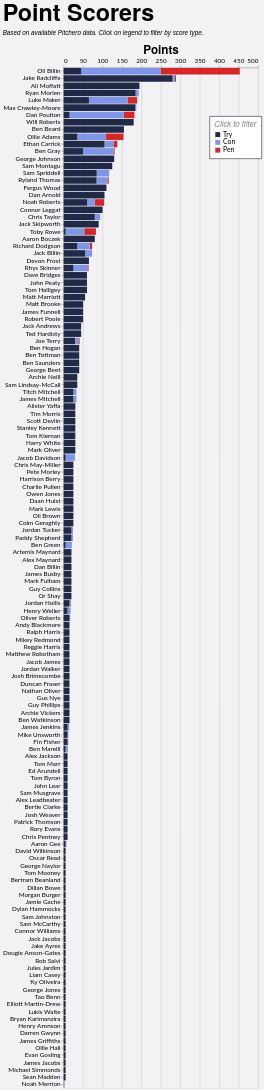

This figure's Vega-Lite source:
### Vega-Lite specification from a JSON file in a GitHub repository (floating-point values rounded to 4 significant figures; data arrays with more than 128 entries replaced by an {"elided": "..."} marker saying what was removed)
{"config": {"axis": {"labelFont": "Lato, sans-serif", "titleFont": "PT Sans Narrow, Helvetica Neue, Helvetica, Arial, sans-serif", "labelFontSize": 13, "titleFontSize": 24, "gridColor": "#202947", "gridOpacity": 0.2}, "header": {"labelFont": "PT Sans Narrow, Helvetica Neue, Helvetica, Arial, sans-serif", "titleFont": "PT Sans Narrow, Helvetica Neue, Helvetica, Arial, sans-serif", "labelFontSize": 24, "titleFontSize": 28, "labelFontWeight": "bold", "orient": "left"}, "legend": {"labelFont": "Lato, sans-serif", "titleFont": "PT Sans Narrow, Helvetica Neue, Helvetica, Arial, sans-serif", "labelFontSize": 14, "titleFontSize": 16, "titlePadding": 5, "fillColor": "white", "strokeColor": "black", "padding": 10, "titleFontWeight": "lighter", "titleFontStyle": "italic", "titleColor": "gray", "offset": 10}, "title": {"font": "PT Sans Narrow, Helvetica Neue, Helvetica, Arial, sans-serif", "fontSize": 48, "fontWeight": "bold", "anchor": "start", "align": "center", "titlePadding": 20, "subtitlePadding": 10, "subtitleFontSize": 13, "subtitleColor": "", "subtitleFontStyle": "italic", "offset": 15, "color": "black"}, "axisX": {"labelAngle": 0}, "facet": {"title": null, "header": null, "align": {"row": "each", "column": "each"}}, "resolve": {"scale": {"y": "independent", "facet": "independent"}}, "background": "#f2f1f4"}, "data": {"name": "data-a9abc47e34d0115e742c96864ddf5158"}, "mark": {"type": "bar"}, "encoding": {"color": {"field": "event", "legend": {"legendX": 300, "legendY": 100, "orient": "none", "title": "Click to filter"}, "scale": {"domain": ["Try", "Con", "Pen"], "range": ["#202946", "#7d96e8", "#d62728"]}, "type": "nominal"}, "order": {"field": "event_sort", "sort": "ascending", "type": "quantitative"}, "tooltip": [{"field": "player", "title": "Player", "type": "nominal"}, {"field": "event", "title": "Type", "type": "nominal"}, {"aggregate": "sum", "field": "count", "title": "Count", "type": "quantitative"}, {"aggregate": "sum", "field": "Points", "title": "Points", "type": "quantitative"}, {"aggregate": "sum", "field": "A", "title": "Games", "type": "quantitative"}], "x": {"aggregate": "sum", "axis": {"orient": "top", "title": "Points"}, "field": "Points", "type": "quantitative"}, "y": {"field": "player", "sort": "-x", "title": null, "type": "nominal"}}, "height": {"step": 15}, "params": [{"name": "param_1", "select": {"type": "point", "fields": ["event"]}, "bind": "legend"}], "title": {"text": "Point Scorers", "subtitle": "Based on available Pitchero data. Click on legend to filter by score type."}, "transform": [{"filter": {"param": "param_1"}}, {"calculate": "datum.event == 'Try' ? 1 : datum.event == 'Con' ? 2 : datum.event == 'Pen' ? 3 : 4", "as": "event_sort"}], "width": 400, "$schema": "https://vega.github.io/schema/vega-lite/v5.20.1.json", "datasets": {"data-a9abc47e34d0115e742c96864ddf5158": {"elided": "438 records"}}}
